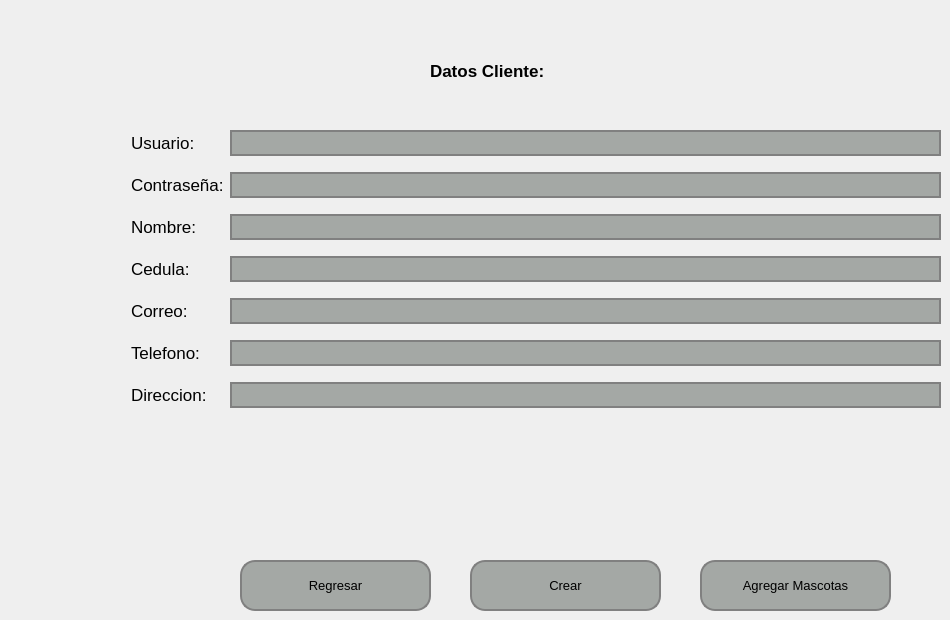
   <widget class="QWidget" name="pageAgregarUsuarios">
    <widget class="QLabel" name="label_11">
     <property name="geometry">
      <rect>
       <x>430</x>
       <y>50</y>
       <width>161</width>
       <height>41</height>
      </rect>
     </property>
     <property name="font">
      <font>
       <pointsize>13</pointsize>
       <weight>75</weight>
       <bold>true</bold>
      </font>
     </property>
     <property name="text">
      <string>Datos Cliente:</string>
     </property>
    </widget>
    <widget class="QWidget" name="formLayoutWidget">
     <property name="geometry">
      <rect>
       <x>130</x>
       <y>130</y>
       <width>811</width>
       <height>378</height>
      </rect>
     </property>
     <layout class="QFormLayout" name="formLayout">
      <property name="verticalSpacing">
       <number>16</number>
      </property>
      <property name="leftMargin">
       <number>1</number>
      </property>
      <item row="0" column="0">
       <widget class="QLabel" name="label_24">
        <property name="font">
         <font>
          <pointsize>13</pointsize>
         </font>
        </property>
        <property name="text">
         <string>Usuario:</string>
        </property>
       </widget>
      </item>
      <item row="0" column="1">
       <widget class="QLineEdit" name="lineEditUsuario">
        <property name="font">
         <font>
          <pointsize>13</pointsize>
         </font>
        </property>
        <property name="styleSheet">
         <string notr="true">    background-color: #a4a8a5; /* Color del botón */
    border-radius: 15px;       /* Borde redondeado, ajusta el valor para más curvatura */
    border: 2px solid #808080; /* Opcional: agrega un borde de color gris */</string>
        </property>
       </widget>
      </item>
      <item row="1" column="0">
       <widget class="QLabel" name="label_93">
        <property name="font">
         <font>
          <pointsize>13</pointsize>
         </font>
        </property>
        <property name="text">
         <string>Contraseña:</string>
        </property>
       </widget>
      </item>
      <item row="1" column="1">
       <widget class="QLineEdit" name="lineEditContrasenia">
        <property name="font">
         <font>
          <pointsize>13</pointsize>
         </font>
        </property>
        <property name="styleSheet">
         <string notr="true">    background-color: #a4a8a5; /* Color del botón */
    border-radius: 15px;       /* Borde redondeado, ajusta el valor para más curvatura */
    border: 2px solid #808080; /* Opcional: agrega un borde de color gris */</string>
        </property>
       </widget>
      </item>
      <item row="2" column="0">
       <widget class="QLabel" name="label_12">
        <property name="font">
         <font>
          <pointsize>13</pointsize>
         </font>
        </property>
        <property name="text">
         <string>Nombre: </string>
        </property>
       </widget>
      </item>
      <item row="2" column="1">
       <widget class="QLineEdit" name="lineEditNombre">
        <property name="font">
         <font>
          <pointsize>13</pointsize>
         </font>
        </property>
        <property name="styleSheet">
         <string notr="true">    background-color: #a4a8a5; /* Color del botón */
    border-radius: 15px;       /* Borde redondeado, ajusta el valor para más curvatura */
    border: 2px solid #808080; /* Opcional: agrega un borde de color gris */</string>
        </property>
       </widget>
      </item>
      <item row="3" column="0">
       <widget class="QLabel" name="label_25">
        <property name="font">
         <font>
          <pointsize>13</pointsize>
         </font>
        </property>
        <property name="text">
         <string>Cedula: </string>
        </property>
       </widget>
      </item>
      <item row="3" column="1">
       <widget class="QLineEdit" name="lineEditCedula">
        <property name="font">
         <font>
          <pointsize>13</pointsize>
         </font>
        </property>
        <property name="styleSheet">
         <string notr="true">    background-color: #a4a8a5; /* Color del botón */
    border-radius: 15px;       /* Borde redondeado, ajusta el valor para más curvatura */
    border: 2px solid #808080; /* Opcional: agrega un borde de color gris */</string>
        </property>
       </widget>
      </item>
      <item row="4" column="0">
       <widget class="QLabel" name="label_26">
        <property name="font">
         <font>
          <pointsize>13</pointsize>
         </font>
        </property>
        <property name="text">
         <string>Correo:</string>
        </property>
       </widget>
      </item>
      <item row="4" column="1">
       <widget class="QLineEdit" name="lineEditCorreo">
        <property name="font">
         <font>
          <pointsize>13</pointsize>
         </font>
        </property>
        <property name="styleSheet">
         <string notr="true">    background-color: #a4a8a5; /* Color del botón */
    border-radius: 15px;       /* Borde redondeado, ajusta el valor para más curvatura */
    border: 2px solid #808080; /* Opcional: agrega un borde de color gris */</string>
        </property>
       </widget>
      </item>
      <item row="5" column="0">
       <widget class="QLabel" name="label_27">
        <property name="font">
         <font>
          <pointsize>13</pointsize>
         </font>
        </property>
        <property name="text">
         <string>Telefono:</string>
        </property>
       </widget>
      </item>
      <item row="5" column="1">
       <widget class="QLineEdit" name="lineEditTelefono_2">
        <property name="font">
         <font>
          <pointsize>13</pointsize>
         </font>
        </property>
        <property name="styleSheet">
         <string notr="true">    background-color: #a4a8a5; /* Color del botón */
    border-radius: 15px;       /* Borde redondeado, ajusta el valor para más curvatura */
    border: 2px solid #808080; /* Opcional: agrega un borde de color gris */</string>
        </property>
       </widget>
      </item>
      <item row="6" column="0">
       <widget class="QLabel" name="label_28">
        <property name="font">
         <font>
          <pointsize>13</pointsize>
         </font>
        </property>
        <property name="text">
         <string>Direccion:</string>
        </property>
       </widget>
      </item>
      <item row="6" column="1">
       <widget class="QLineEdit" name="lineEditDireccion">
        <property name="font">
         <font>
          <pointsize>13</pointsize>
         </font>
        </property>
        <property name="styleSheet">
         <string notr="true">    background-color: #a4a8a5; /* Color del botón */
    border-radius: 15px;       /* Borde redondeado, ajusta el valor para más curvatura */
    border: 2px solid #808080; /* Opcional: agrega un borde de color gris */</string>
        </property>
       </widget>
      </item>
     </layout>
    </widget>
    <widget class="QPushButton" name="pushButtonRegresarRegistrar">
     <property name="geometry">
      <rect>
       <x>240</x>
       <y>560</y>
       <width>191</width>
       <height>51</height>
      </rect>
     </property>
     <property name="font">
      <font>
       <pointsize>10</pointsize>
      </font>
     </property>
     <property name="styleSheet">
      <string notr="true">QPushButton {
    background-color: #a4a8a5; /* Color del botón */
    border-radius: 15px;       /* Borde redondeado, ajusta el valor para más curvatura */
    border: 2px solid #808080; /* Opcional: agrega un borde de color gris */
}

QPushButton:hover {
    background-color: #b0b5b0; /* Color al pasar el mouse */
}

QPushButton:pressed {
    background-color: #8f938f; /* Color al hacer clic */
}
</string>
     </property>
     <property name="text">
      <string>Regresar</string>
     </property>
    </widget>
    <widget class="QPushButton" name="pushButtonAgregarMascota">
     <property name="geometry">
      <rect>
       <x>700</x>
       <y>560</y>
       <width>191</width>
       <height>51</height>
      </rect>
     </property>
     <property name="font">
      <font>
       <pointsize>10</pointsize>
      </font>
     </property>
     <property name="styleSheet">
      <string notr="true">QPushButton {
    background-color: #a4a8a5; /* Color del botón */
    border-radius: 15px;       /* Borde redondeado, ajusta el valor para más curvatura */
    border: 2px solid #808080; /* Opcional: agrega un borde de color gris */
}

QPushButton:hover {
    background-color: #b0b5b0; /* Color al pasar el mouse */
}

QPushButton:pressed {
    background-color: #8f938f; /* Color al hacer clic */
}
</string>
     </property>
     <property name="text">
      <string>Agregar Mascotas</string>
     </property>
    </widget>
    <widget class="QPushButton" name="pushButtonCrear">
     <property name="geometry">
      <rect>
       <x>470</x>
       <y>560</y>
       <width>191</width>
       <height>51</height>
      </rect>
     </property>
     <property name="font">
      <font>
       <pointsize>10</pointsize>
      </font>
     </property>
     <property name="styleSheet">
      <string notr="true">QPushButton {
    background-color: #a4a8a5; /* Color del botón */
    border-radius: 15px;       /* Borde redondeado, ajusta el valor para más curvatura */
    border: 2px solid #808080; /* Opcional: agrega un borde de color gris */
}

QPushButton:hover {
    background-color: #b0b5b0; /* Color al pasar el mouse */
}

QPushButton:pressed {
    background-color: #8f938f; /* Color al hacer clic */
}
</string>
     </property>
     <property name="text">
      <string>Crear</string>
     </property>
    </widget>
   </widget>
